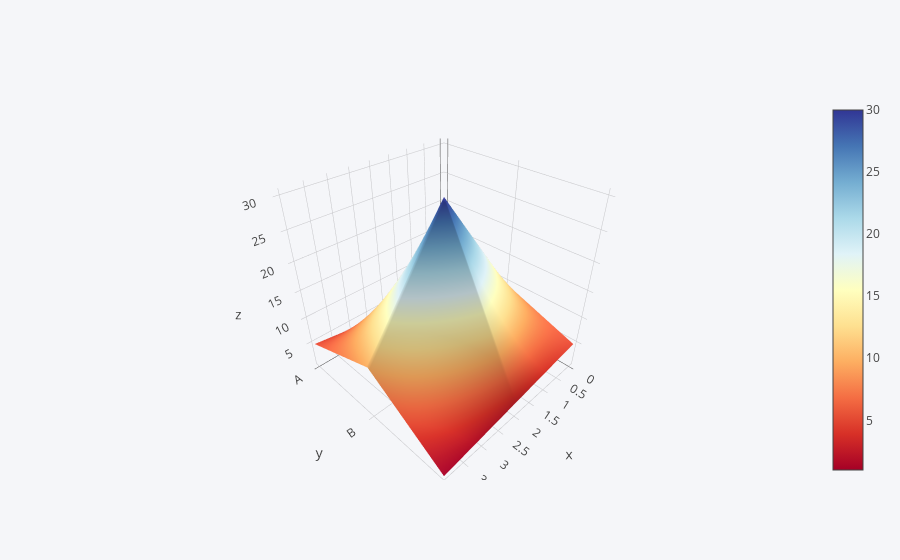

Here is the notebook cell this chart was saved with:
### Code cell
df3.iplot(kind = 'surface', colorscale = 'rdylbu')

### Figure 1 — Plotly figure (JSON) as saved in the notebook; plotly's stock layout.template omitted (floating-point values rounded to 4 significant figures)
{"data": [{"colorscale": [[0, "rgb(165,0,38)"], [0.1, "rgb(215,48,39)"], [0.2, "rgb(244,109,67)"], [0.3, "rgb(253,174,97)"], [0.4, "rgb(254,224,144)"], [0.5, "rgb(255,255,191)"], [0.6, "rgb(224,243,248)"], [0.7, "rgb(171,217,233)"], [0.8, "rgb(116,173,209)"], [0.9, "rgb(69,117,180)"], [1, "rgb(49,54,149)"]], "type": "surface", "uid": "3afd5327-b61b-44fe-9eb3-cfa883d13673", "x": [0, 1, 2, 3, 4], "y": ["A", "B", "C"], "z": [[1, 2, 3, 4, 5], [10, 20, 30, 20, 10], [5, 4, 3, 2, 1]]}], "layout": {"legend": {"bgcolor": "#F5F6F9", "font": {"color": "#4D5663"}}, "paper_bgcolor": "#F5F6F9", "plot_bgcolor": "#F5F6F9", "title": {"font": {"color": "#4D5663"}}, "xaxis": {"gridcolor": "#E1E5ED", "showgrid": true, "tickfont": {"color": "#4D5663"}, "title": {"font": {"color": "#4D5663"}, "text": ""}, "zerolinecolor": "#E1E5ED"}, "yaxis": {"gridcolor": "#E1E5ED", "showgrid": true, "tickfont": {"color": "#4D5663"}, "title": {"font": {"color": "#4D5663"}, "text": ""}, "zerolinecolor": "#E1E5ED"}}}
